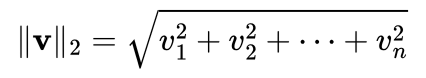
#> input picture zh/images/formulas/formula-0d0e790b1f33.png, 426 x 78 px, found by its file name; its folder holds 4 pictures in this run
$ python purge-bad-formula-pngs.py
#> lines starting #> are read from the running program, lines starting #| are printed output that depends on the picture
#!/usr/bin/env python3
"""Delete MathJax error PNGs (red text on yellow background) from the formula pool.

MathJax renders parse errors as red text on a yellow highlight. Any cached PNG
from a failed inline-mode render stays in the pool forever (existsSync skips
re-render), so we detect them by dominant color and delete.
"""
import os
import sys
from PIL import Image

DIR = sys.argv[1] if len(sys.argv) > 1 else 'zh/images/formulas'

deleted = 0
scanned = 0
for f in sorted(os.listdir(DIR)):
    if not f.endswith('.png'):
        continue
    path = os.path.join(DIR, f)
    scanned += 1
    try:
        img = Image.open(path).convert('RGB')
#> img is the input picture: PIL image 426x78 RGB; min 0, max 255, mean 241.1
    except Exception:
        continue
    # Downsample for speed
    img2 = img.resize((min(img.width, 80), min(img.height, 40)))
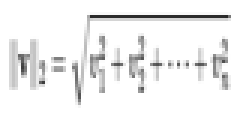
#> img2: PIL image 80x40 RGB (shown 3 times larger); min 40, max 255, mean 240.5
    px = list(img2.getdata())
#> px = 3200 items, first 6: (255, 255, 255), (255, 255, 255), (255, 255, 255), (255, 255, 255), (255, 255, 255), (255, 255, 255)
    if not px:
        continue
    # MathJax error highlight: pure yellow (255,255,0)-ish
    yellow = sum(1 for r, g, b in px if r > 200 and g > 200 and b < 100)
#> yellow = 0
    # Error text: saturated red
    red = sum(1 for r, g, b in px if r > 150 and g < 80 and b < 80)
#> red = 0
    frac_yellow = yellow / len(px)
#> frac_yellow = 0
    frac_red = red / len(px)
#> frac_red = 0
    if frac_yellow > 0.2 or frac_red > 0.1:
        os.remove(path)
        deleted += 1
        print(f'deleted {f}: yellow={frac_yellow:.2f} red={frac_red:.2f}')
#> pass 2 of the loop `for f in sorted(os.listdir(DIR)):`:
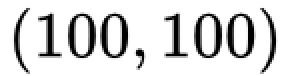
#> input picture zh/images/formulas/formula-0d1dab8ef225.png, 146 x 38 px, found by its file name (shown 2 times larger)
#> img is the input picture: PIL image 146x38 RGB; min 0, max 255, mean 216.6
#> `img2 = img.resize((min(img.width, 80), min(img.height, 40)))`:
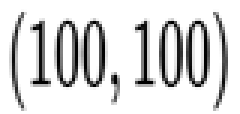
#> img2: PIL image 80x38 RGB (shown 3 times larger); min 0, max 255, mean 215.7
#> px = 3040 items, first 6: (255, 255, 255), (255, 255, 255), (255, 255, 255), (255, 255, 255), (255, 255, 255), (255, 255, 255)
#> pass 3 of the loop `for f in sorted(os.listdir(DIR)):`:
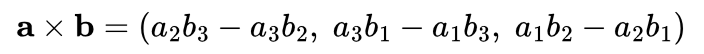
#> input picture zh/images/formulas/formula-1a8b3fadd9ab.png, 704 x 54 px, found by its file name
#> img is the input picture: PIL image 704x54 RGB; min 0, max 255, mean 237.7
#> `img2 = img.resize((min(img.width, 80), min(img.height, 40)))`:
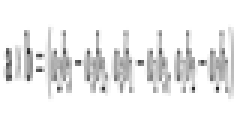
#> img2: PIL image 80x40 RGB (shown 3 times larger); min 39, max 255, mean 237.1
#> px = 3200 items, first 6: (255, 255, 255), (255, 255, 255), (255, 255, 255), (255, 255, 255), (255, 255, 255), (255, 255, 255)
#> the loop made 4 passes; the first 3 are shown

print(f'\nscanned={scanned} deleted={deleted}')
